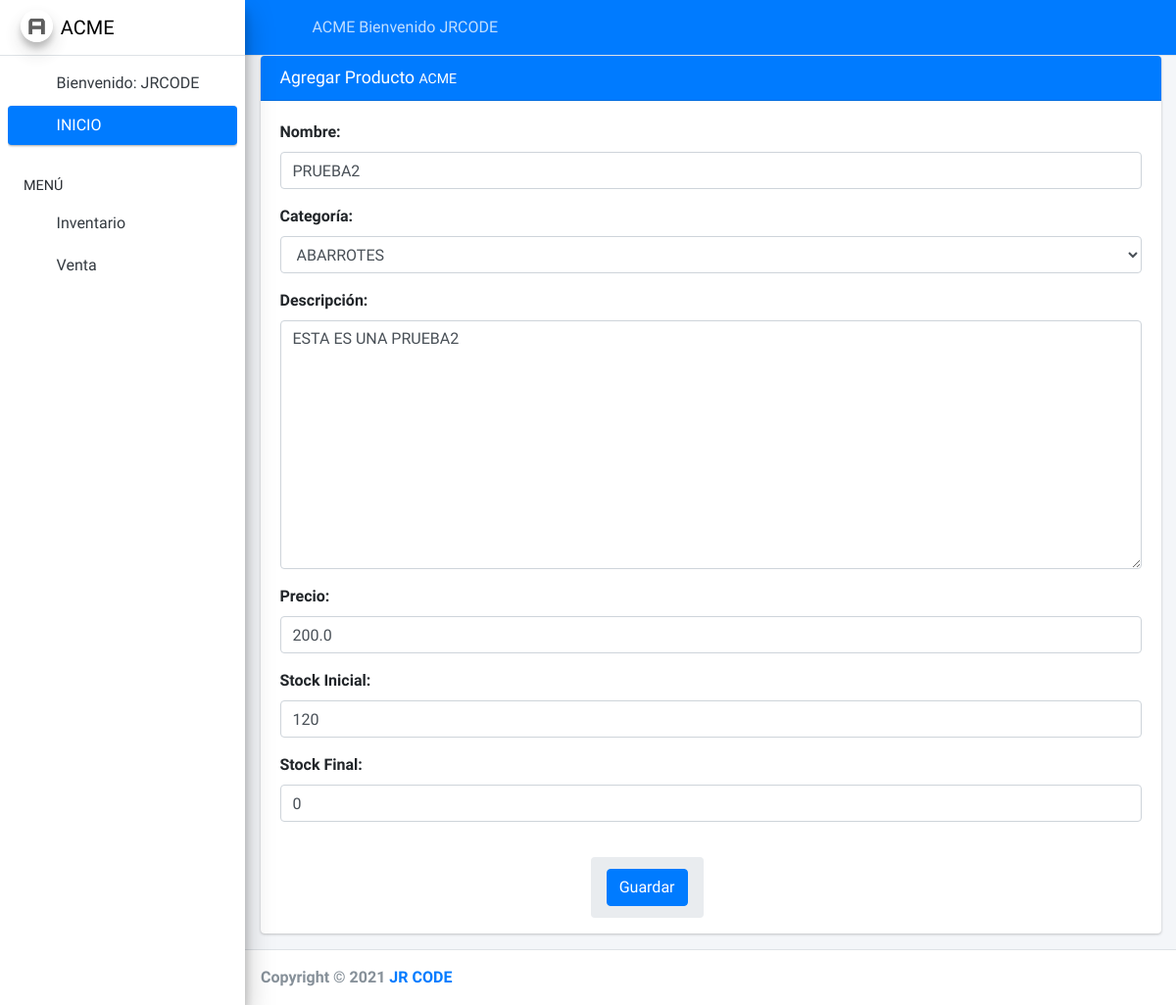
The page /producto/edit/3 (signed in) on the database as committed earlier.
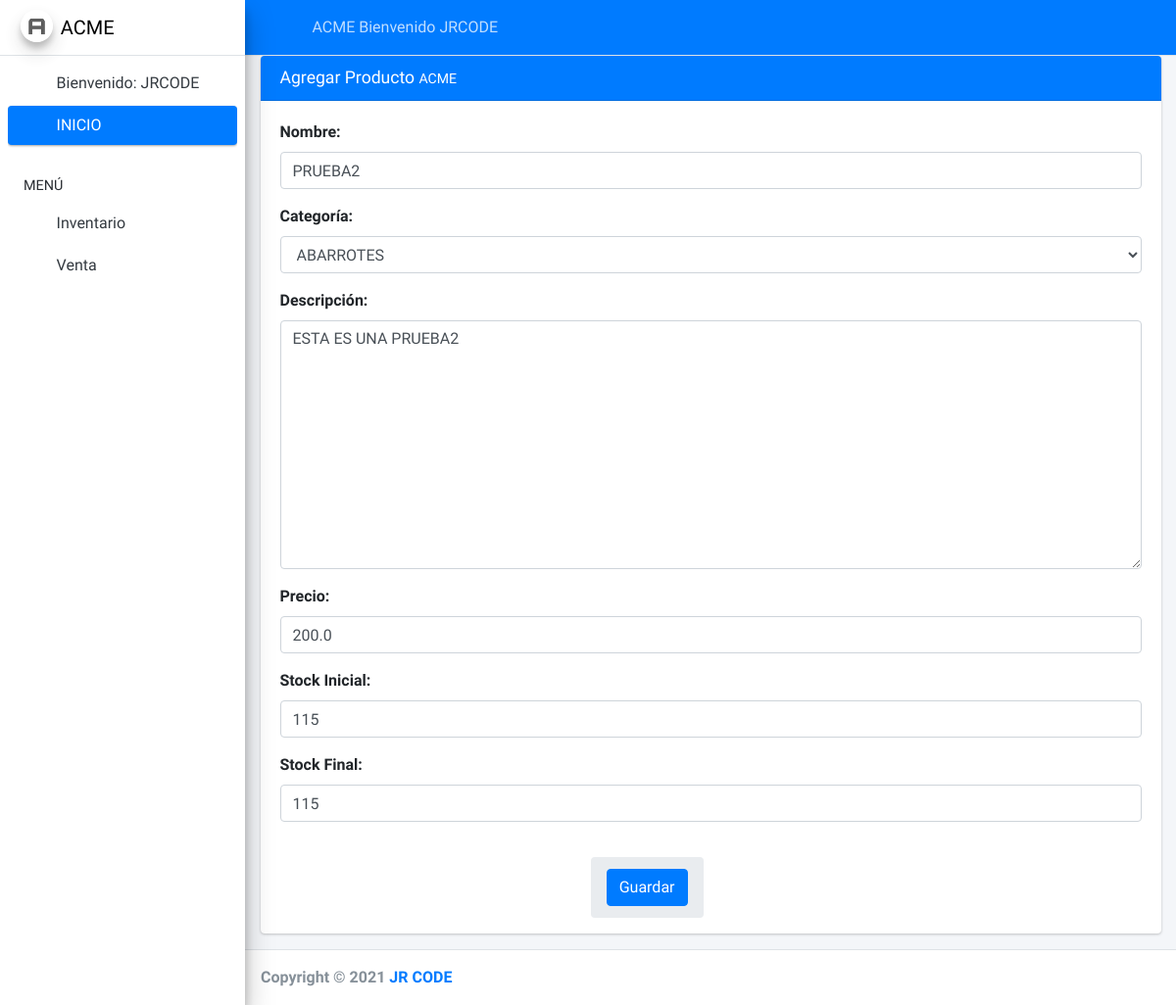
The same page on the database as committed later.
### products/models.py (models this page shows, shortened)
class Product(models.Model):
    nombre = models.CharField('Nombre del Producto', max_length=200)
    descripcion = models.TextField('Descripción del Producto')
    precio = models.FloatField(default=0)
    categoria = models.ForeignKey(Categorie, on_delete=models.CASCADE)
    stock_inicial = models.IntegerField(default=0)
    stock_final = models.IntegerField(default=0)

class Categorie(models.Model):
    TIPO = (
        ('ABARROTES', 'ABARROTES'),
        ('ELECTRONICA', 'ELECTRONICA'),
        ('FARMACIA', 'FARMACIA'),
    )
    nombre = models.CharField('Categoría', max_length=80, choices=TIPO)
    def __str__(self):
        return self.nombre

### products/views.py (the view)
# urls.py: path('producto/edit/<int:pk>', ProductoEdit.as_view(), name="producto_edit"),
class ProductoEdit(LoginRequiredMixin, SuccessMessageMixin, generic.UpdateView):
    model = Product
    template_name = "products/producto_form.html"
    context_object_name = 'obj'
    form_class = ProductoForm
    success_url = reverse_lazy("products:producto")
    success_message = "Producto Editado Correctamente"
    permission_required = "products.change_product"

### products/forms.py
class ProductoForm(forms.ModelForm):
    class Meta:
        model = Product
        fields = ['nombre', 'categoria', 'descripcion', 'precio', 'stock_inicial', 'stock_final']
        labels = {'nombre':"Nombre", 'categoria':"Categoría",
                    'descripcion':"Descripción",'precio':"Precio", 'stock_inicial':"Stock Inicial",
                    'stock_final':"Stock Final"}
    def __init__(self, *args, **kwargs):
        super().__init__(*args,**kwargs)
        for field in iter(self.fields):
            self.fields[field].widget.attrs.update({
                'class':'form-control'
            })

### products/templates/products/producto_form.html (shortened to what this page needs)
{% extends 'home.html' %}
{% block body %}
<div class="content-wrapper">
    <section class="content">
        <div class="container-fluid">
          <div class="row">
            <div class="col-md-12">
              <div class="card card-primary">
                <div class="card-header">
                  <h3 class="card-title">Agregar Producto <small>ACME</small></h3>
                </div>
                <form method="POST" id="quickForm">
                    <div class="card-body">
                        {{ form.as_p }}
                    </div>
                    <div class="col-sm-6">
                      <ol class="breadcrumb float-sm-right">
                        <button type="submit" class="btn btn-primary">Guardar</button>
                      </ol>
                    </div>
                </form>
              </div>
            </div>
        </div>
</section>
</div>
{%endblock body%}

Rows that differ between the two databases and show on the page:
changed Product "ABARROTES": stock_inicial "120" → "115"; stock_final "0" → "115"
